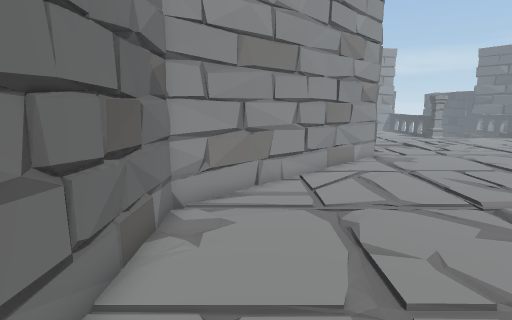
View 1 (above)

19 first-person views from a walk through a scene from a Unity 3-D project. The camera is 1.5 m above the floor, tilts 10° down and sees 80° across. The floor is counted in squares, 0.5 m on a side. Each view is taken from the middle of a square. On the plan, view 1 faces up. The plan holds only what a view shows up to about 20 squares ahead; the rest is blank. The place goes on beyond the plan.

View 2
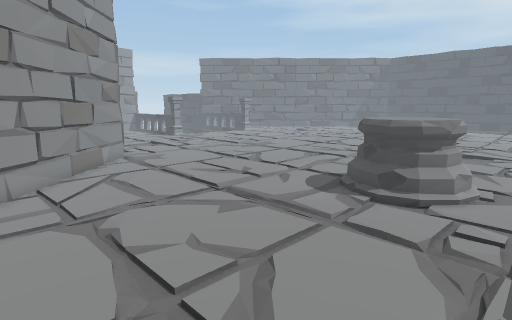

View 3
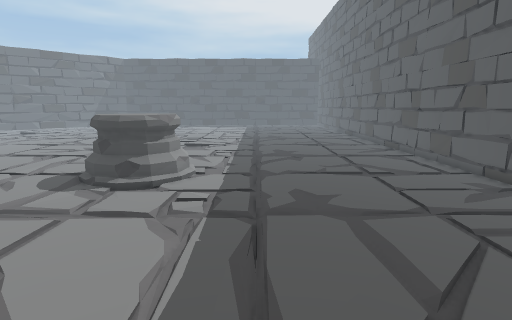

View 4
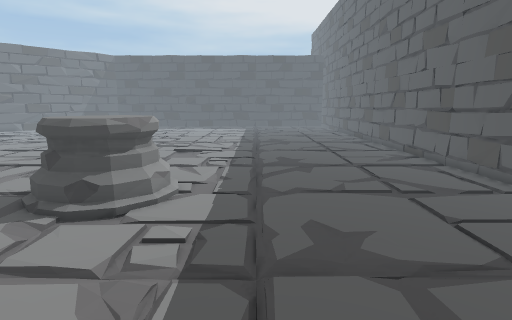

View 5
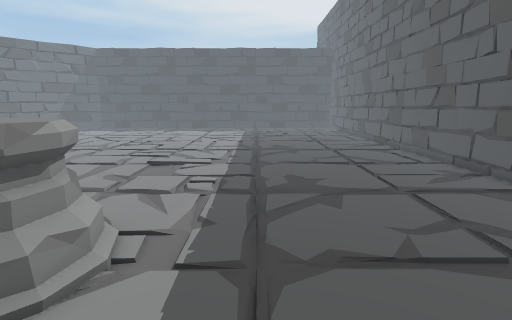

View 6
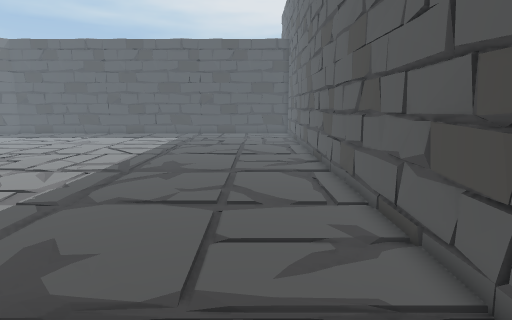

View 7
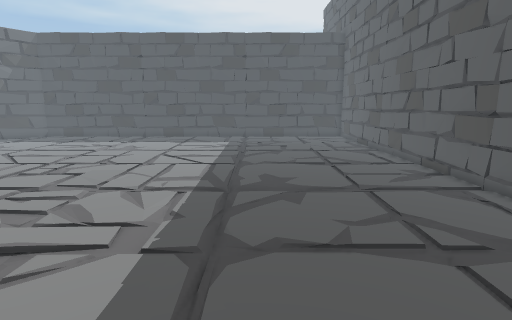

View 8
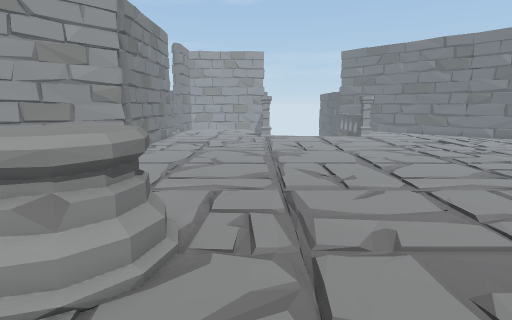

View 9
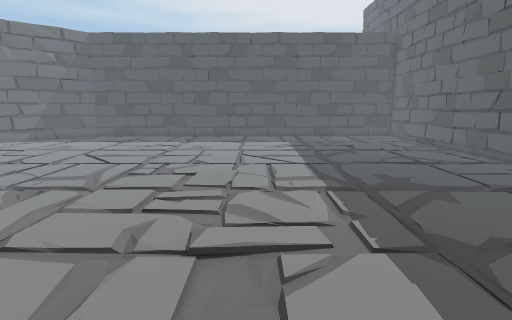

View 10
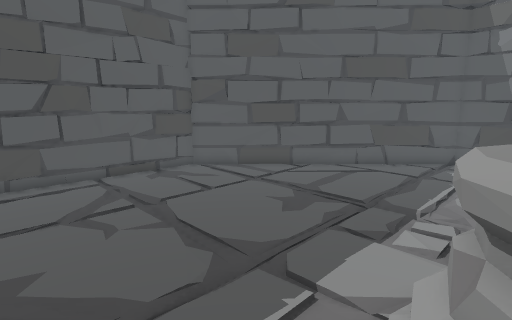

View 11
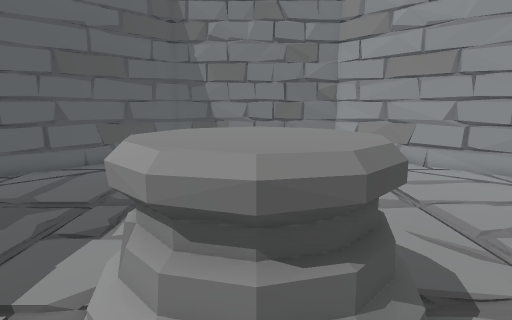

View 12
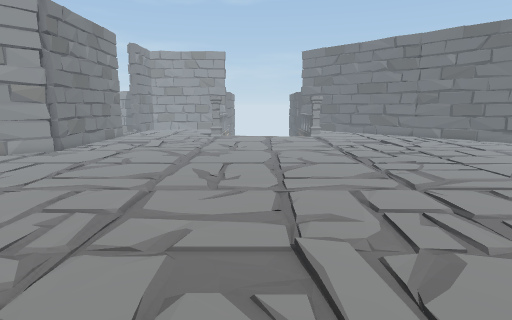

View 13
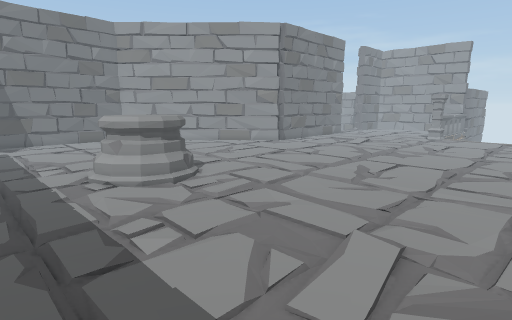

View 14
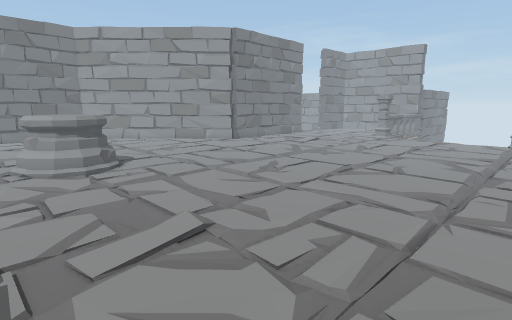

View 15
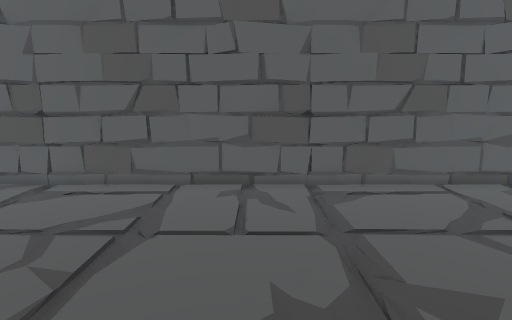

View 16
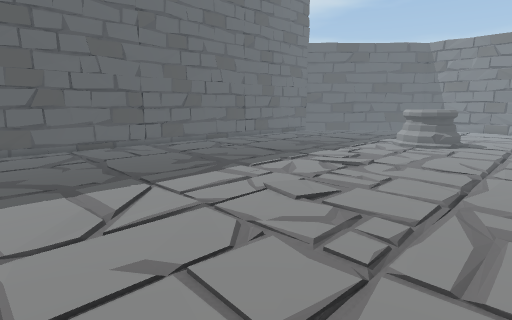

View 17
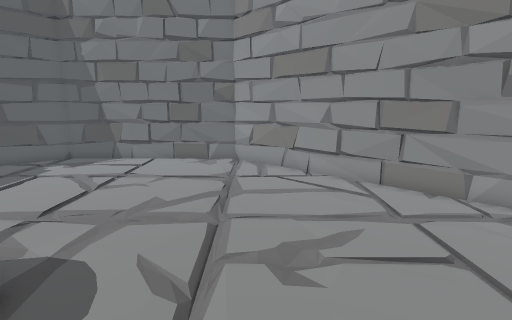

View 18
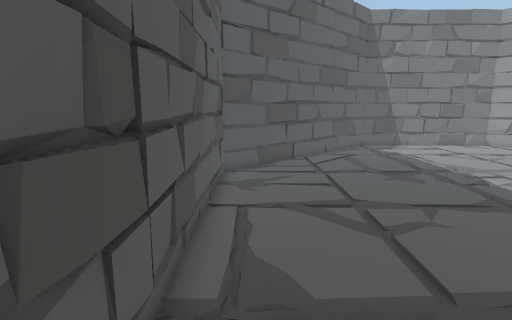

View 19
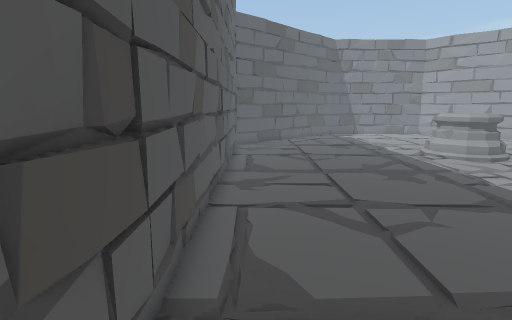

### Floor plan
Key: @ floor where view 1 was taken; # wall or solid block; x gap in a wall; . floor; = window, fence, low wall or low ledge; ^ raised ledge.
Columns run from 3 left of view 1 to 37 right of it. Each row starts with its distance up from view 1.
 18          ##........ .............   .....
 17         ##...............................
 16        ##...............................
 15       ##...............................
 14      ##................................
 13     ##.................................
 12    ##..................................
 11   ##................................... .
 10  ##.....................................
  9 ##......................................
  8 # ......................................
  7 #.......................................
  6 #.............#=x .......................
  5 #=...........#^^^x.......................
  4 #=...........=^^^=.......................
  3 #=...........#^^^#.......................
  2 #.............==........................
  1 #.......................................
  0 #..@....................................
 -1 ##......................................
 -2  ##.....................................
 -3   ##....................................
 -4    ##...................................
 -5     ##..................................
 -6      ##.................................
 -7       ##................................
 -8        ##................................
 -9         ##...............................
-10          ####...#######...#######...####
-11            ##############################

Where each view was taken, in squares from view 1:
view 1: 0 up, 0 right, facing up
view 2: 0 up, 0 right, facing up-right
view 3: 1 down, 1 left, facing right
view 4: 1 down, 2 right, facing right
view 5: 1 down, 7 right, facing right
view 6: 7 down, 13 right, facing right
view 7: 2 down, 16 right, facing right
view 8: 2 down, 16 right, facing up
view 9: 3 up, 16 right, facing right
view 10: 3 up, 16 right, facing down-left
view 11: 4 up, 16 right, facing left
view 12: 2 down, 21 right, facing up
view 13: 2 down, 25 right, facing up-left
view 14: 0 up, 29 right, facing up-left
view 15: 1 up, 29 right, facing down
view 16: 11 up, 37 right, facing down-left
view 17: 10 up, 15 right, facing left
view 18: 9 down, 21 right, facing left
view 19: 9 down, 31 right, facing left
